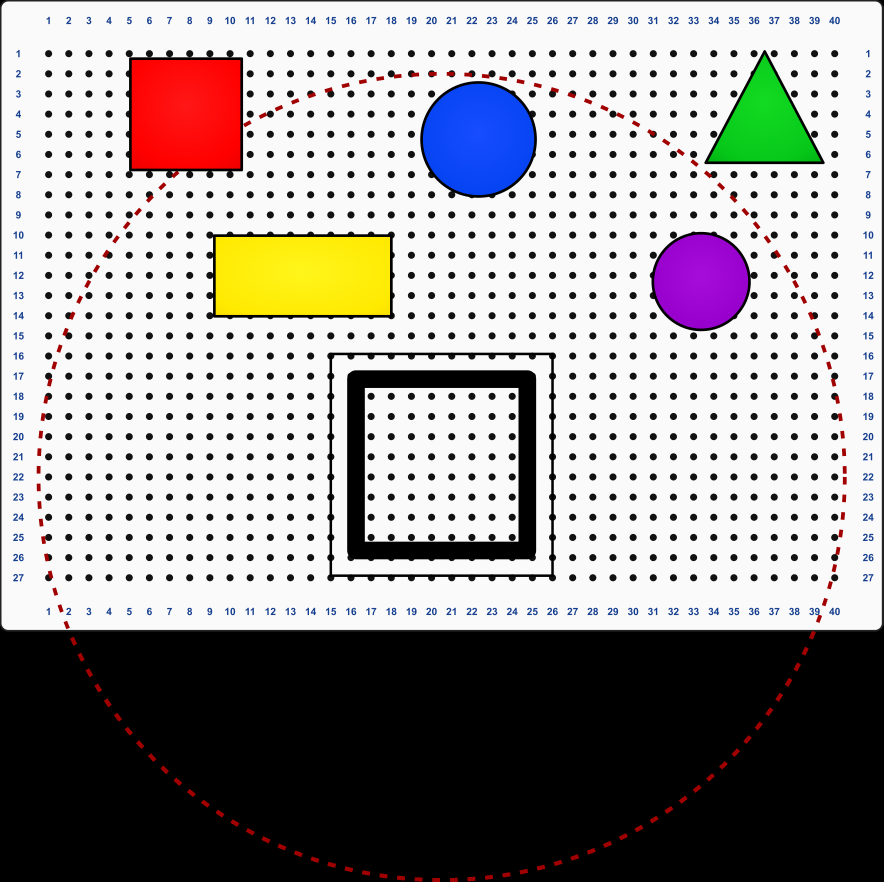
#> input picture projekte/dobot_magician/bilderkennung/arbeitsplatte/bilder/arbeitsplatte.png, 2650 x 2646 px (shown at 1/3 size)
$ python bild-auswerten-erweitert.py
#> lines starting #> are read from the running program, lines starting #| are printed output that depends on the picture; after the words box and inside, x2 and y2 are one past the last pixel; in counts of white or black regions, pixels touching at a corner belong together
from pathlib import Path
import math

import cv2
import numpy as np


# ------------------------------------------------------------
# Farbe bestimmen
# ------------------------------------------------------------

def farbe_bestimmen(farbton):
    """
    Ermittelt einen Farbnamen aus dem HSV-Farbton.
    OpenCV verwendet für H Werte von 0 bis 179.
    """

    if farbton < 10 or farbton >= 170:
        return "Rot"

    if farbton < 40:
        return "Gelb"

    if farbton < 85:
        return "Gruen"

    if farbton < 130:
        return "Blau"

    if farbton < 165:
        return "Violett"

    return "Unbekannt"


# ------------------------------------------------------------
# Form bestimmen
# ------------------------------------------------------------

def form_bestimmen(kontur):
    flaeche = cv2.contourArea(kontur)
    umfang = cv2.arcLength(kontur, True)

    if umfang == 0:
        return "Unbekannt", 0, 0.0

    naeherung = cv2.approxPolyDP(
        kontur,
        0.02 * umfang,
        True
    )

    anzahl_ecken = len(naeherung)

    x, y, breite, hoehe = cv2.boundingRect(kontur)

    kreisfoermigkeit = (
        4 * math.pi * flaeche
        / (umfang * umfang)
    )

    if kreisfoermigkeit > 0.84:
        form = "Kreis"

    elif anzahl_ecken == 3:
        form = "Dreieck"

    elif anzahl_ecken == 4:
        seitenverhaeltnis = breite / float(hoehe)

        if 0.90 <= seitenverhaeltnis <= 1.10:
            form = "Quadrat"
        else:
            form = "Rechteck"

    else:
        form = f"Unbekannt ({anzahl_ecken} Ecken)"

    return form, anzahl_ecken, kreisfoermigkeit


# ------------------------------------------------------------
# Bild laden
# ------------------------------------------------------------

ordner = Path(__file__).resolve().parent
bildpfad = ordner / "bilder/arbeitsplatte.png"

orginal_bild = cv2.imread(str(bildpfad))
#> orginal_bild is the input picture: shape (2646, 2650, 3); mean B, G, R 149.7, 150.7, 154.5

if orginal_bild is None:
    raise FileNotFoundError(
        f"Das Bild wurde nicht gefunden:\n{bildpfad}"
    )

bild = cv2.resize(
    orginal_bild,
    None,
    fx=0.15,
    fy=0.15,                 # Breite, Höhe
    interpolation=cv2.INTER_AREA
)
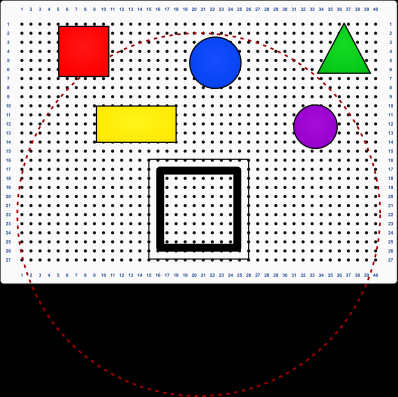
#> bild: shape (397, 398, 3); mean B, G, R 149.5, 150.5, 154.3

ergebnis = bild.copy()


# ------------------------------------------------------------
# Farbige Flächen auswählen
# ------------------------------------------------------------

hsv = cv2.cvtColor(
    bild,
    cv2.COLOR_BGR2HSV
)
#> hsv: shape (397, 398, 3); mean H, S, V 5.5, 18.6, 159.8

maske = cv2.inRange(
    hsv,
    np.array([0, 80, 50]),
    np.array([179, 255, 255])
)
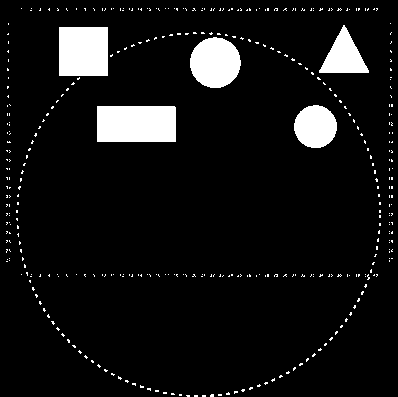
#> maske: shape (397, 398); 7.4% white; 386 white regions (381 under 20 px), largest, box (x1, y1, x2, y2) and area: (97, 106, 176, 142) 2843, (59, 27, 108, 76) 2401, (190, 37, 241, 88) 2018, (294, 105, 337, 148) 1443, (319, 25, 369, 73) 1269


# ------------------------------------------------------------
# Maske bereinigen
# ------------------------------------------------------------

kernel = cv2.getStructuringElement(
    cv2.MORPH_ELLIPSE,
    (5, 5)
)

maske = cv2.morphologyEx(
    maske,
    cv2.MORPH_OPEN,
    kernel
)
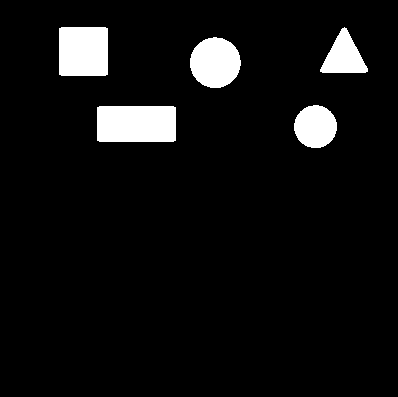
#> maske: shape (397, 398); 6.3% white; 5 white regions

maske = cv2.morphologyEx(
    maske,
    cv2.MORPH_CLOSE,
    kernel
)


# ------------------------------------------------------------
# Konturen suchen
# ------------------------------------------------------------

konturen, _ = cv2.findContours(
    maske,
    cv2.RETR_EXTERNAL,
    cv2.CHAIN_APPROX_SIMPLE
)
#> konturen = 5 contours; box (x1, y1, x2, y2) and area: (97, 106, 176, 142) 2724, (59, 27, 108, 76) 2298, (190, 37, 241, 88) 1946, (294, 105, 337, 148) 1382, (320, 27, 368, 73) 1182

objekte = []


# ------------------------------------------------------------
# Konturen auswerten
# ------------------------------------------------------------

for kontur in konturen:
    flaeche = cv2.contourArea(kontur)

    # Kleine rote Striche, Rasterpunkte und Störungen
    # nicht als Objekte übernehmen
    if flaeche < 2000:
        continue

    umfang = cv2.arcLength(kontur, True)

    x, y, breite, hoehe = cv2.boundingRect(kontur)

    # Mittelpunkt bestimmen
    momente = cv2.moments(kontur)

    if momente["m00"] != 0:
        mitte_x = int(
            momente["m10"] / momente["m00"]
        )

        mitte_y = int(
            momente["m01"] / momente["m00"]
        )

    else:
        mitte_x = x + breite // 2
        mitte_y = y + hoehe // 2

    # Form ermitteln
    form, ecken, kreisfoermigkeit = form_bestimmen(
        kontur
    )

    # Maske nur für dieses Objekt erzeugen
    objektmaske = np.zeros(
        maske.shape,
        dtype=np.uint8
    )

    cv2.drawContours(
        objektmaske,
        [kontur],
        -1,
        255,
        -1
    )

    # Mittlere HSV-Farbe innerhalb des Objektes
    mittlere_farbe = cv2.mean(
        hsv,
        mask=objektmaske
    )

    farbton = mittlere_farbe[0]
    farbe = farbe_bestimmen(farbton)

    objekt = {
        "kontur": kontur,
        "farbe": farbe,
        "form": form,
        "x": x,
        "y": y,
        "mitte_x": mitte_x,
        "mitte_y": mitte_y,
        "breite": breite,
        "hoehe": hoehe,
        "flaeche": flaeche,
        "umfang": umfang,
        "ecken": ecken,
        "kreisfoermigkeit": kreisfoermigkeit,
        "farbton": farbton,
    }

    objekte.append(objekt)
#> this loop made 5 passes
#> (mitte_x, mitte_y) on passes 1, 5: (136, 123), (83, 51)
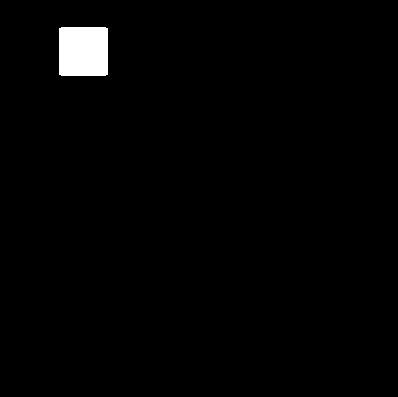
#> objektmaske: shape (397, 398); 1.5% white; 1 white region, box (x1, y1, x2, y2) and area: (59, 27, 108, 76) 2393
#> after the loop, objekte = 2 items


# ------------------------------------------------------------
# Objekte von links nach rechts sortieren
# ------------------------------------------------------------

objekte.sort(
    key=lambda objekt: objekt["mitte_x"]
)


# ------------------------------------------------------------
# Textausgabe in der Thonny-Shell
# ------------------------------------------------------------

print()
print("AUSWERTUNG DER ARBEITSPLATTE")
print("=" * 113)

print(
    f'{"Nr.":>3} '
    f'{"Farbe":<10} '
    f'{"Form":<13} '
    f'{"Mitte x":>8} '
    f'{"Mitte y":>8} '
    f'{"Breite":>8} '
    f'{"Hoehe":>8} '
    f'{"Flaeche":>10} '
    f'{"Umfang":>10} '
    f'{"Ecken":>6}'
)

print("-" * 113)

for nummer, objekt in enumerate(objekte, start=1):
    objekt["nummer"] = nummer

    print(
        f'{nummer:>3} '
        f'{objekt["farbe"]:<10} '
        f'{objekt["form"]:<13} '
        f'{objekt["mitte_x"]:>8} '
        f'{objekt["mitte_y"]:>8} '
        f'{objekt["breite"]:>8} '
        f'{objekt["hoehe"]:>8} '
        f'{objekt["flaeche"]:>10.1f} '
        f'{objekt["umfang"]:>10.1f} '
        f'{objekt["ecken"]:>6}'
    )
#> this loop made 2 passes
#> nummer on passes 1 to 2: 1, 2
#|   1 Rot        Quadrat             83       51       49       49     2298.0      189.7      4
#|   2 Gelb       Rechteck           136      123       79       36     2724.0      223.7      4

print("-" * 113)

print(
    f"Anzahl erkannter Objekte: {len(objekte)}"
)
#| Anzahl erkannter Objekte: 2

print()

for objekt in objekte:
    print(
        f'Objekt {objekt["nummer"]}: '
        f'{objekt["farbe"]}es '
        f'{objekt["form"]}, '
        f'Mittelpunkt=({objekt["mitte_x"]}, '
        f'{objekt["mitte_y"]}), '
        f'Groesse={objekt["breite"]} x '
        f'{objekt["hoehe"]} Pixel, '
        f'Flaeche={objekt["flaeche"]:.1f} Pixel²'
    )
#> this loop made 2 passes
#| Objekt 1: Rotes Quadrat, Mittelpunkt=(83, 51), Groesse=49 x 49 Pixel, Flaeche=2298.0 Pixel²
#| Objekt 2: Gelbes Rechteck, Mittelpunkt=(136, 123), Groesse=79 x 36 Pixel, Flaeche=2724.0 Pixel²


# ------------------------------------------------------------
# Ergebnis im Bild markieren
# ------------------------------------------------------------

for objekt in objekte:
    cv2.drawContours(
        ergebnis,
        [objekt["kontur"]],
        -1,
        (0, 0, 0),
        3
    )

    cv2.circle(
        ergebnis,
        (
            objekt["mitte_x"],
            objekt["mitte_y"]
        ),
        5,
        (0, 0, 0),
        -1
    )

    beschriftung = (
        f'{objekt["nummer"]}: '
        f'{objekt["farbe"]} '
        f'{objekt["form"]}'
    )

    cv2.putText(
        ergebnis,
        beschriftung,
        (
            objekt["x"],
            max(objekt["y"] - 8, 20)
        ),
        cv2.FONT_HERSHEY_SIMPLEX,
        0.55,
        (0, 0, 0),
        2
    )
#> this loop made 2 passes
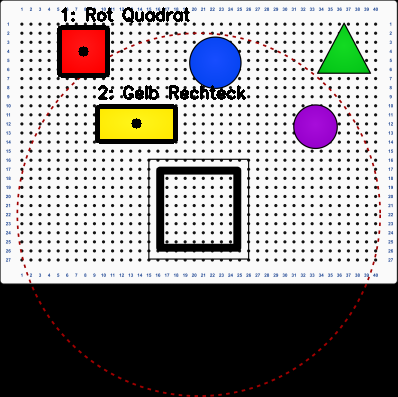
#> ergebnis: shape (397, 398, 3); 2.53% of pixels changed, all inside (x1, y1, x2, y2) = (57, 7, 246, 144)


# ------------------------------------------------------------
# Bilder anzeigen
# ------------------------------------------------------------

cv2.imshow(
    "Maske - Arbeitsplatte ausgeblendet",
    maske
)

cv2.imshow(
    "Erkannte Formen und Farben",
    ergebnis
)

cv2.waitKey(0)
cv2.destroyAllWindows()

$ run again, with projekte/dobot_magician/bilderkennung/arbeitsplatte/bilder/bildauswertung-erweitert.py.png copied over projekte/dobot_magician/bilderkennung/arbeitsplatte/bilder/arbeitsplatte.png
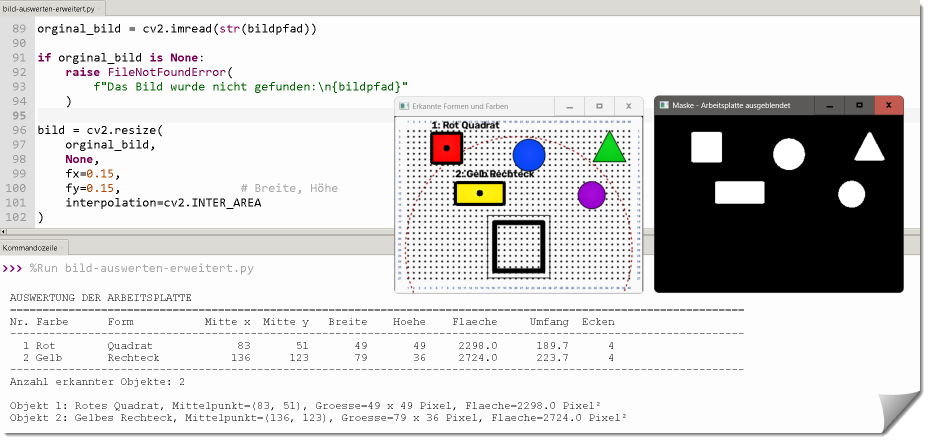
#> input picture projekte/dobot_magician/bilderkennung/arbeitsplatte/bilder/bildauswertung-erweitert.py.png, 1855 x 881 px (shown at 1/2 size)
#> orginal_bild is the input picture: shape (881, 1855, 3); mean B, G, R 211.8, 212.2, 212.9
#> hsv: shape (132, 278, 3); mean H, S, V 5, 3.9, 213.9
#> `maske = cv2.inRange( hsv, np.array([0, 80, 50]), np.array([179, 255, 2..`:
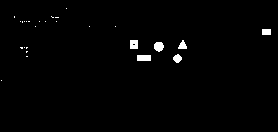
#> maske: shape (132, 278); 1.2% white; 27 white regions (21 under 20 px), largest, box (x1, y1, x2, y2) and area: (137, 55, 151, 61) 84, (154, 42, 164, 52) 78, (130, 40, 138, 49) 70, (173, 54, 182, 63) 56, (262, 29, 271, 35) 54, (178, 40, 187, 49) 52
#> `maske = cv2.morphologyEx( maske, cv2.MORPH_OPEN, kernel )`:
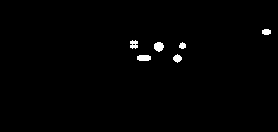
#> maske: shape (132, 278); 0.93% white; 6 white regions, box (x1, y1, x2, y2) and area: (154, 42, 164, 52) 76, (137, 55, 151, 61) 76, (130, 40, 138, 49) 54, (173, 54, 182, 63) 53, (262, 29, 271, 35) 46, (179, 42, 186, 49) 36
#> konturen = 6 contours; box (x1, y1, x2, y2) and area: (154, 42, 164, 52) 62, (137, 55, 151, 61) 59, (130, 40, 138, 49) 46, (173, 54, 182, 63) 42, (262, 29, 271, 35) 34, (179, 42, 186, 49) 26
#> the loop `for kontur in konturen:` made 6 passes
#> after the loop `for kontur in konturen:`: objekte = []
#| Anzahl erkannter Objekte: 0
